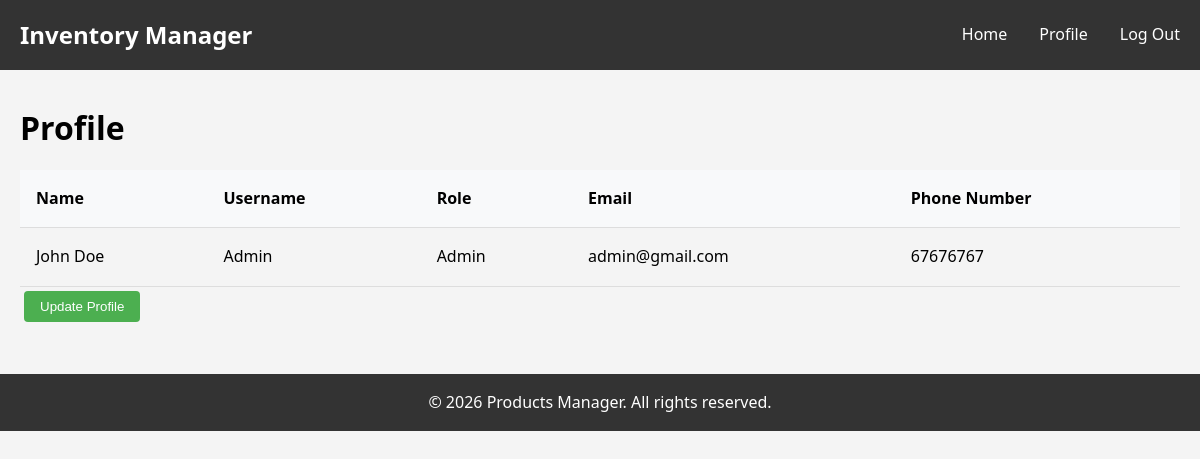
The page /pages/profile.php (signed in) on the database its author committed.
### tables this page shows
CREATE TABLE `users` (
  `id` int(11) NOT NULL,
  `email` varchar(255) NOT NULL,
  `username` varchar(100) NOT NULL,
  `password_hash` varchar(255) NOT NULL,
   
  `role` enum('Admin','User','Inventory Manager') NOT NULL DEFAULT 'User',
  `first_name` varchar(100) NOT NULL,
  `last_name` varchar(100) NOT NULL,
  `phone_number` varchar(10) NOT NULL,
  `created_at` timestamp NOT NULL DEFAULT current_timestamp(),
  `updated_at` timestamp NOT NULL DEFAULT current_timestamp() ON UPDATE current_timestamp()
);

### pages/profile.php (the view, shortened to what this page needs)
<?php
require_once __DIR__ . '/../config/config.php';
$username = $_SESSION["username"];
$sql = "SELECT id, first_name, last_name, username, email, role, phone_number FROM users WHERE username = ?";
$stmt = $conn->prepare($sql);
$stmt->bind_param("s", $username);
if ($stmt->execute()) {
    $result = $stmt->get_result();
    if ($result->num_rows > 0) {
        $row = $result->fetch_assoc();
        $id = $row["id"];
        $firstName = $row["first_name"];
        $lastName = $row["last_name"];
        $username = $row["username"];
        $email = $row["email"];
        $role = $row["role"];
        $phoneNumber = $row["phone_number"];
    } else {
        echo "No book found with that ID.";
    }
} else {
    echo "Error searching: " . $conn->error;
}
?>
<!DOCTYPE html>
<html lang="en">
<head>
    <link rel="stylesheet" href="<?php echo BASE_URL; ?>/css/style.css">
</head>
<body>
    <?php include __DIR__ . '/../includes/header.php'; ?>
    <div class="container">
        <h1>Profile</h1>
        <table>
            <thead>
                <tr>
                    <th>Name</th>
                    <th>Username</th>
                    <th>Role</th>
                    <th>Email</th>
                    <th>Phone Number</th>
                </tr>
            </thead>
            <tbody>
                <tr>
                    <td><?php echo htmlspecialchars($firstName . " " . $lastName); ?></td>
                    <td><?php echo htmlspecialchars($username); ?></td>
                    <td><?php echo htmlspecialchars($role); ?></td>
                    <td><?php echo htmlspecialchars($email); ?></td>
                    <td><?php echo htmlspecialchars($phoneNumber); ?></td>
                </tr>
            </tbody>
        </table>
        <button type="button" class="btn btn-primary" onclick="window.location.href='update_profile.php?id=<?php echo $id; ?>'">Update Profile</button>
    </div>
    <?php include __DIR__ . '/../includes/footer.php'; ?>
</body>
</html>

### css/style.css (style rules this page uses)
* { margin: 0; padding: 0; box-sizing: border-box; }
html, body { height: 100%; }
body { font-family: 'Segoe UI', Tahoma, Geneva, Verdana, sans-serif; background-color: #f4f4f4; line-height: 1.6; display: flex; flex-direction: column; }
.container { max-width: 1200px; width: 100%; margin: 0 auto; padding: 0 20px; }
.btn { display: inline-block; padding: 0.5rem 1rem; margin: 0.25rem; border: none; border-radius: 4px; cursor: pointer; text-decoration: none; transition: background-color 0.3s; }
.btn-primary { background-color: #4CAF50; color: white; }
table { width: 100%; border-collapse: collapse; margin-top: 1rem; }
table th, table td { padding: 1rem; text-align: left; border-bottom: 1px solid #ddd; }
table th { background-color: #f8f9fa; font-weight: bold; }

### rows shown on the page
users: first_name+last_name "John Doe", username "Admin", role "Admin", email "admin@gmail.com", phone_number "67676767"
